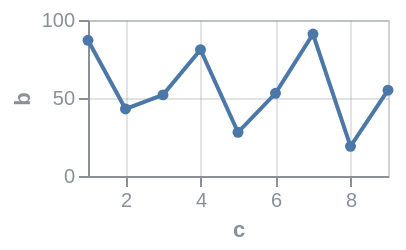

Write the Vega-Lite specification saved for this chart.
### Vega specification from a JSON file in a GitHub repository (floating-point values rounded to 4 significant figures)
{"$schema": "https://vega.github.io/schema/vega/v6.json", "background": null, "padding": 5, "width": 150, "height": 78, "style": "cell", "data": [{"name": "source_0", "values": [{"a": "A", "b": 28, "c": 5, "g": "x"}, {"a": "B", "b": 55, "c": 9, "g": "y"}, {"a": "C", "b": 43, "c": 2, "g": "x"}, {"a": "D", "b": 91, "c": 7, "g": "y"}, {"a": "E", "b": 81, "c": 4, "g": "x"}, {"a": "F", "b": 53, "c": 6, "g": "y"}, {"a": "G", "b": 19, "c": 8, "g": "x"}, {"a": "H", "b": 87, "c": 1, "g": "y"}, {"a": "I", "b": 52, "c": 3, "g": "x"}]}, {"name": "data_0", "source": "source_0", "transform": [{"type": "formula", "expr": "toNumber(datum[\"c\"])", "as": "c"}]}, {"name": "data_1", "source": "data_0", "transform": [{"type": "filter", "expr": "isValid(datum[\"c\"]) && isFinite(+datum[\"c\"]) && isValid(datum[\"b\"]) && isFinite(+datum[\"b\"])"}]}], "marks": [{"name": "layer_0_marks", "type": "line", "style": ["line"], "sort": {"field": "x"}, "from": {"data": "data_0"}, "encode": {"update": {"stroke": {"value": "#4c78a8"}, "description": {"signal": "\"c: \" + (format(datum[\"c\"], \"\")) + \"; b: \" + (format(datum[\"b\"], \"\"))"}, "x": {"scale": "x", "field": "c"}, "y": {"scale": "y", "field": "b"}, "defined": {"signal": "isValid(datum[\"c\"]) && isFinite(+datum[\"c\"]) && isValid(datum[\"b\"]) && isFinite(+datum[\"b\"])"}}}}, {"name": "layer_1_marks", "type": "symbol", "style": ["point"], "from": {"data": "data_1"}, "encode": {"update": {"opacity": {"value": 1}, "fill": {"value": "#4c78a8"}, "ariaRoleDescription": {"value": "point"}, "description": {"signal": "\"c: \" + (format(datum[\"c\"], \"\")) + \"; b: \" + (format(datum[\"b\"], \"\"))"}, "x": {"scale": "x", "field": "c"}, "y": {"scale": "y", "field": "b"}}}}], "scales": [{"name": "x", "type": "linear", "domain": {"fields": [{"data": "data_0", "field": "c"}, {"data": "data_1", "field": "c"}]}, "range": [0, {"signal": "width"}], "nice": true, "zero": false}, {"name": "y", "type": "linear", "domain": {"fields": [{"data": "data_0", "field": "b"}, {"data": "data_1", "field": "b"}]}, "range": [{"signal": "height"}, 0], "nice": true, "zero": true}], "axes": [{"scale": "x", "orient": "bottom", "gridScale": "y", "grid": true, "tickCount": {"signal": "ceil(width/40)"}, "domain": false, "labels": false, "aria": false, "maxExtent": 0, "minExtent": 0, "ticks": false, "zindex": 0}, {"scale": "y", "orient": "left", "gridScale": "x", "grid": true, "tickCount": {"signal": "ceil(height/40)"}, "domain": false, "labels": false, "aria": false, "maxExtent": 0, "minExtent": 0, "ticks": false, "zindex": 0}, {"scale": "x", "orient": "bottom", "grid": false, "title": "c", "labelFlush": true, "labelOverlap": true, "tickCount": {"signal": "ceil(width/40)"}, "zindex": 0}, {"scale": "y", "orient": "left", "grid": false, "title": "b", "labelOverlap": true, "tickCount": {"signal": "ceil(height/40)"}, "zindex": 0}], "config": {"axis": {"labelColor": "#8a8f98", "titleColor": "#8a8f98", "domainColor": "#8a8f98", "tickColor": "#8a8f98", "gridColor": "#8a8f98", "gridOpacity": 0.25}, "legend": {"labelColor": "#8a8f98", "titleColor": "#8a8f98"}, "style": {"cell": {"stroke": "#8a8f98", "strokeOpacity": 0.4}}}}
